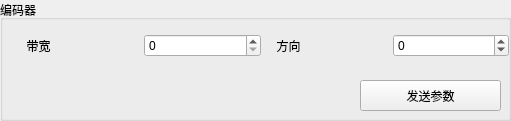
            <widget class="QGroupBox" name="groupBox_20">
             <property name="geometry">
              <rect>
               <x>560</x>
               <y>490</y>
               <width>511</width>
               <height>121</height>
              </rect>
             </property>
             <property name="title">
              <string>编码器</string>
             </property>
             <widget class="QWidget" name="horizontalLayoutWidget_40">
              <property name="geometry">
               <rect>
                <x>20</x>
                <y>20</y>
                <width>241</width>
                <height>51</height>
               </rect>
              </property>
              <layout class="QHBoxLayout" name="horizontalLayout_47">
               <item>
                <widget class="QLabel" name="label_66">
                 <property name="text">
                  <string>  带宽       </string>
                 </property>
                </widget>
               </item>
               <item>
                <widget class="QDoubleSpinBox" name="encoderBandwidthEdit">
                 <property name="decimals">
                  <number>0</number>
                 </property>
                 <property name="maximum">
                  <double>5000.000000000000000</double>
                 </property>
                </widget>
               </item>
              </layout>
             </widget>
             <widget class="QWidget" name="horizontalLayoutWidget_42">
              <property name="geometry">
               <rect>
                <x>270</x>
                <y>20</y>
                <width>298</width>
                <height>51</height>
               </rect>
              </property>
              <layout class="QHBoxLayout" name="horizontalLayout_49">
               <item>
                <widget class="QLabel" name="label_68">
                 <property name="minimumSize">
                  <size>
                   <width>117</width>
                   <height>0</height>
                  </size>
                 </property>
                 <property name="text">
                  <string>  方向         </string>
                 </property>
                </widget>
               </item>
               <item>
                <widget class="QDoubleSpinBox" name="encoderDirEdit">
                 <property name="minimumSize">
                  <size>
                   <width>116</width>
                   <height>0</height>
                  </size>
                 </property>
                 <property name="decimals">
                  <number>0</number>
                 </property>
                 <property name="minimum">
                  <double>-99.000000000000000</double>
                 </property>
                 <property name="maximum">
                  <double>99.000000000000000</double>
                 </property>
                </widget>
               </item>
               <item>
                <widget class="QLabel" name="label_69">
                 <property name="minimumSize">
                  <size>
                   <width>51</width>
                   <height>0</height>
                  </size>
                 </property>
                 <property name="text">
                  <string/>
                 </property>
                </widget>
               </item>
              </layout>
             </widget>
             <widget class="QPushButton" name="writeEncoderBtn">
              <property name="geometry">
               <rect>
                <x>360</x>
                <y>80</y>
                <width>141</width>
                <height>31</height>
               </rect>
              </property>
              <property name="text">
               <string>发送参数</string>
              </property>
             </widget>
            </widget>
